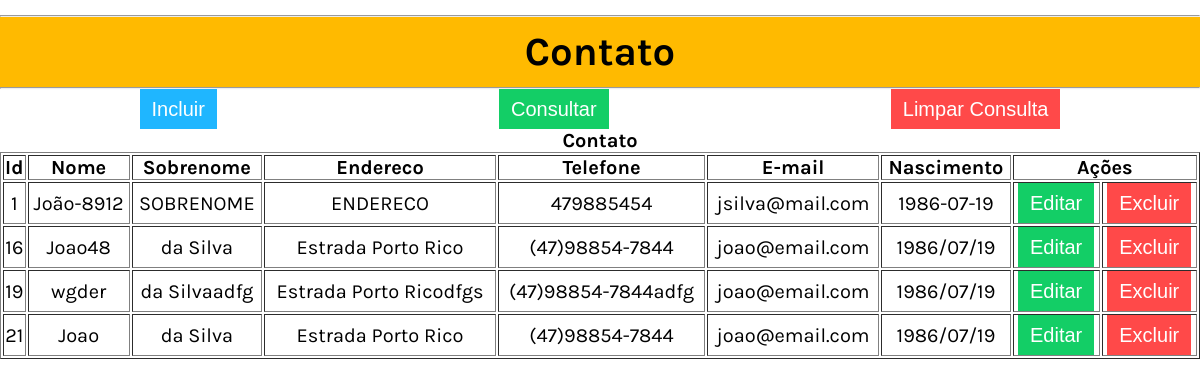
The page /ConsultaContato.php on the database its author committed.
### tables this page shows
CREATE TABLE contato (contato_id INTEGER PRIMARY KEY AUTOINCREMENT NOT NULL, nome TEXT, sobrenome TEXT, endereco TEXT, telefone TEXT, email TEXT, nascimento TEXT);

### ConsultaContato.php (the view, shortened to what this page needs)
<?php
require_once 'ConsultaPadrao.php';
class ConsultaContato extends ConsultaPadrao{
    protected function getNomeTabela(){
        return "contato";
    }
    protected function getColunasTabela(){
        $html_colunas_tabela = '';
        $aDados = $this->getDados();
        if(count($aDados)){
            foreach ($aDados as $aContato){
                $html_colunas_tabela .= "<tr>";
                $contato_id = $aContato["contato_id"];
                $nome       = $aContato["nome"];
                $sobrenome  = $aContato["sobrenome"];
                $endereco   = $aContato["endereco"];
                $telefone   = $aContato["telefone"];
                $email      = $aContato["email"];
                $nascimento = $aContato["nascimento"];
                $html_colunas_tabela .= "<td>$contato_id</td>";
                $html_colunas_tabela .= "<td>$nome</td>";
                $html_colunas_tabela .= "<td>$sobrenome</td>";
                $html_colunas_tabela .= "<td>$endereco</td>";
                $html_colunas_tabela .= "<td>$telefone</td>";
                $html_colunas_tabela .= "<td>$email</td>";
                $html_colunas_tabela .= "<td>$nascimento</td>";
                $html_colunas_tabela .= $this->getAcoesContato($contato_id);
                $html_colunas_tabela .= "</tr>";
            }
        } else {
            $html_colunas_tabela .= "<tr><td colspan=\"7\" align='center'>Sem dados para exibir</td></tr>";
        }
        return $html_colunas_tabela;
    }
    protected function getAcoesContato($contato_id){
        $html_acao = '<td>
                            <button type="button" class="button green" onclick="editarContato(' . $contato_id . ')">Editar</button>
                    </td>
                    <td>
                            <button type="button" class="button red" onclick="excluirContato(' . $contato_id . ')">Excluir</button>
                        </td>';
        return $html_acao;
    }
    protected function getColunasCabecalhoTabela(){
        $html_tabela  = "    <th>Id</th>";
        $html_tabela .= "    <th>Nome</th>";
        $html_tabela .= "    <th>Sobrenome</th>";
        $html_tabela .= "    <th>Endereco</th>";
        $html_tabela .= "    <th>Telefone</th>";
        $html_tabela .= "    <th>E-mail</th>";
        $html_tabela .= "    <th>Nascimento</th>";
        $html_tabela .= "    <th colspan='2'>Ações</th>";
        return $html_tabela;
    }
}
new ConsultaContato();

### css/button.css (style rules this page uses)
.button { border-style: none; height: 40px; padding: 6px 12px; background-color: black; color: white; font-size: 1rem; cursor: pointer; transition: box-shadow .6s ease; }
button.green { background-color: #13CE66; }
button.red { background-color: #FF4949; }

### css/main.css (style rules this page uses)
* { padding: 0; margin: 0; box-sizing: border-box; text-align: center; font-size: 20px; }
:root { --primary-color: #FFBA00; --secundary-color: #FFF1CC; --shadow-color: #CCC; --text-color: #FFF; }
body { min-height: 100vh; display: flex; flex-direction: column; font-family: 'karla', sans-serif; position:relative; }

### rows shown on the page
contato: contato_id "1", nome "João-8912", sobrenome "SOBRENOME", endereco "ENDERECO", telefone "479885454", email "jsilva@mail.com", nascimento "1986-07-19"
contato: contato_id "16", nome "Joao48", sobrenome "da Silva", endereco "Estrada Porto Rico", telefone "(47)98854-7844", email "joao@email.com", nascimento "1986/07/19"
contato: contato_id "19", nome "wgder", sobrenome "da Silvaadfg", endereco "Estrada Porto Ricodfgs", telefone "(47)98854-7844adfg", email "joao@email.com", nascimento "1986/07/19"
contato: contato_id "21", nome "Joao", sobrenome "da Silva", endereco "Estrada Porto Rico", telefone "(47)98854-7844", email "joao@email.com", nascimento "1986/07/19"

### other values the page prints
$this->getNomeTabela() "Contato"
